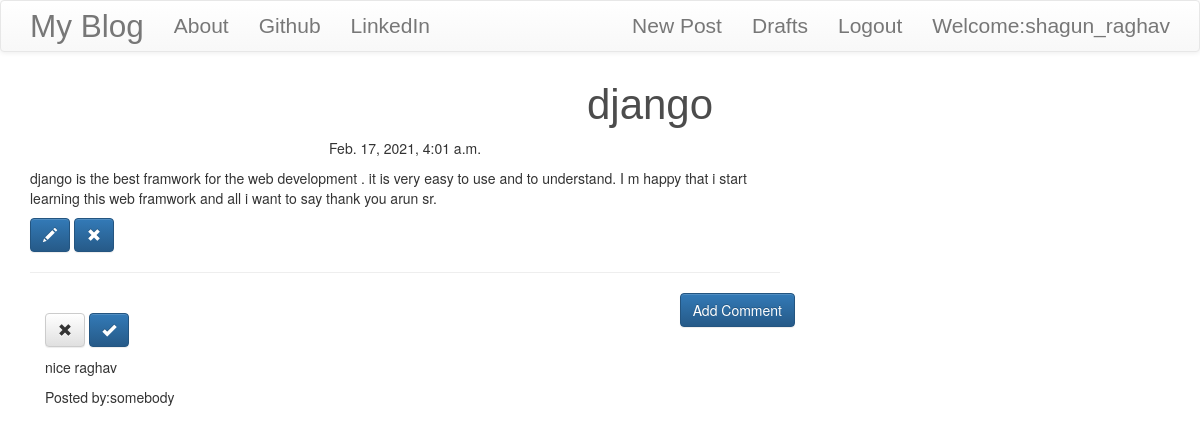
The app's page /post/1 (signed in) with its own data.
### blog/models.py (models this page shows, shortened)
class Post(models.Model):
	author=models.ForeignKey('auth.User',on_delete=models.CASCADE)
	title=models.CharField(max_length=200)
	text=models.TextField()
	created_date=models.DateTimeField(default=timezone.now)
	published_date=models.DateTimeField(blank=True,null=True)

class Comment(models.Model):
	post=models.ForeignKey('blog.Post',related_name='comments',on_delete=models.CASCADE)
	author=models.CharField(max_length=200)
	text=models.TextField()
	created_date=models.DateTimeField(default=timezone.now)
	approve_comment=models.BooleanField(default=False)

### blog/views.py (the view)
# urls.py: path('post/<int:pk>',views.PostDetailView.as_view(),name='post_detail'),
class PostDetailView(DetailView):
	model=Post

### blog/templates/blog/post_detail.html (shortened to what this page needs)
{% extends 'blog/base.html' %}
{% block content%}
<h1 class="posttitle loader">{{post.title}}</h1>
{% if post.published_date %}
	<div class="date postdate">
		{{ post.published_date}}
	</div>
{% else %}
<a class="btn btn-default " href='{% url "post_publish" pk=post.pk %}'>Publish</a>
{% endif %}
<p class="postcontent">{{post.text|safe|linebreaksbr}}</p>
{% if user.is_authenticated %}
<a href="{% url 'post_edit' pk=post.pk %}" class="btn btn-primary">
	<span class="glyphicon glyphicon-pencil"></span>
</a>
<a href="{% url 'post_remove' pk=post.pk %}" class="btn btn-primary">
	<span class="glyphicon glyphicon-remove"></span>
</a>
{% endif %}
<hr>
<a href="{% url 'add_comment_to_post' pk=post.pk %}" class="btn btn-primary btn-comment">Add Comment</a>
<div class="container">
	{% for comment in post.comments.all %}
<br>
{% if user.is_authenticated or comment.approved_comment %}
	{% if not comment.approved_comment %}
		<a href="{% url 'comment_remove' pk=comment.pk %}" class="btn btn-default">
	<span class="glyphicon glyphicon-remove"></span>
		</a>
		<a href="{% url 'comment_approve' pk=comment.pk %}" class="btn btn-primary">
	<span class="glyphicon glyphicon-ok"></span>
		</a>
	{% endif %}
<p>{{comment.text|safe|linebreaks}}</p>
<p>Posted by:{{comment.author}}</p>
{% endif %}
{% empty %}
<p>No Comments</p>
{% endfor%}
</div>
{% endblock %}

### blog/templates/blog/base.html (shortened to what this page needs)
<!DOCTYPE html>
{% load static %}
<html>
<head>
<link rel="stylesheet" href="https://maxcdn.bootstrapcdn.com/bootstrap/3.3.7/css/bootstrap.min.css">
<link rel="stylesheet" href="https://maxcdn.bootstrapcdn.com/bootstrap/3.3.7/css/bootstrap-theme.min.css">
<link rel="stylesheet" href="//cdn.jsdelivr.net/npm/medium-editor@latest/dist/css/medium-editor.min.css" type="text/css" media="screen" charset="utf-8">
<link rel="stylesheet" type="text/css" href="{% static 'css/blog.css'%}">
</head>
<body class="loader">
<nav class="navbar navbar-default techfont custom-navbar">
	<div class="container">
		<ul class="nav navbar-nav">
		<li><a href="{% url 'post_list'%}" class="navbar-brand bigbrand">My Blog</a></li>
		<li><a href="{% url 'about'%}">About</a></li>
		<li><a href="https://github.com/">Github</a></li>
		<li><a href="https://in.linkedin.com/">LinkedIn</a></li>
	</ul>
	<ul class="nav navbar-nav navbar-right">
		{% if user.is_authenticated %}
			<li>
				<a href="{% url 'post_new' %}">New Post</a>
			</li>
			<li>
				<a href="{% url 'post_draft_list' %}">Drafts</a>
			</li>
			<li>
				<a href="{% url 'logout' %}">Logout</a>
			</li>
			<li>
				<a >Welcome:{{user.username}}</a>
			</li>
			{% else %}
			<li><a href="{% url 'login'%}" class="nav navbar-right">
				<spna class='glyphicon glyphicon-user'>	</a></li>
		{% endif %}
	</ul>
	</div>
		</nav>
<div class='content container'>
	<div class="row">
		<div class="col-md-8">
			<div class="blog_posts">
				{% block content%}
				{% endblock %}
			</div>
		</div>
	</div>
</div>
</body>
</html>

### blog/static/css/blog.css (style rules this page uses)
h1 { font-family: Oak,sans-serif; color: rgba(0,0,0,0.7); position:relative; top:calc(50% - 80px); left:calc(50% - 130px); }
.techfont { font-family: 'Russo One',sans-serif; font-size: 1.5em; margin-bottom: 10px; }
.bigbrand { font-size: 1.5em; }
.postdate { text-align: center; }
.posttitle { font-family: 'Russo One',sans-serif; font-size: 3em; text-align: center; }
.postcontent { font-family: 'Montserrat'; font-size: 1.5em; }
.btn-comment { position: absolute; right: 0px; }
.loader { filter:hue-rotate(0deg); color:linear-gradient(45deg,#0f8,#08f); animation:hue 10000ms infinite linear; }

### records on screen
Post: title "django", published_date "Feb. 17, 2021, 4:01 a.m.", text "django is the best framwork for the web development . it is very easy to use and to understand. I m happy that i start learning this web framwork and all i want to say thank you arun sr."
Comment: text "nice raghav", author "somebody"

### other values on screen
{{ user.username }} "shagun_raghav"
